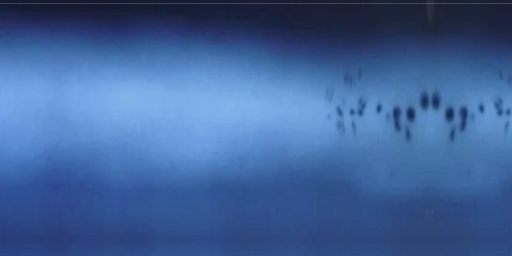
#> input picture data/reviewed/WDXI/datasets2/images/00026.png, 512 x 256 px, found by its file name; its folder holds 4 pictures in this run
$ jupyter execute --allow-errors REPORT.ipynb
#> lines starting #> are read from the running program, lines starting #| are printed output that depends on the picture
# Welding Defect Dataset Report

[cell 1]
import os
import cv2
import numpy as np
import matplotlib.pyplot as plt
import pandas as pd
import random

### Set Dataset Path

[cell 2]
image_path = r"D:\Project\Welding Deductor\datasets2\datasets2\images"
label_path = r"D:\Project\Welding Deductor\datasets2\datasets2\labels"

### Total Count of Image and Labels

[cell 3]
image_files = sorted(os.listdir(image_path))
#> (the rest of this cell did not finish here and is left out)

### Check Sample Image and Mask Properties

[cell 4]
sample_img = cv2.imread(os.path.join(image_path, image_files[0]))
#> sample_img is the input picture: shape (256, 512, 3); mean B, G, R 152.5, 98, 63.3
#> (the rest of this cell did not finish here and is left out)

### Visualize Image and Mask

[cell 5]
plt.figure(figsize=(12,5))

plt.subplot(1,2,1)
plt.imshow(cv2.cvtColor(sample_img, cv2.COLOR_BGR2RGB))
plt.title("Welding Image")
plt.axis("off")

plt.subplot(1,2,2)
#> (the rest of this cell did not finish here and is left out)

### Overlay Mask on Image

[cell 6]
overlay = sample_img.copy()
#> (the rest of this cell did not finish here and is left out)

### Dataset Statistics

[cell 7]
image_shapes = []
defect_percentages = []

#> (the rest of this cell did not finish here and is left out)

### Dataset Summary Table

#> (a cell that did not finish here is left out)

### Defect Percentage Distribution

[cell 9]
plt.figure(figsize=(8,5))
plt.hist(defect_percentages, bins=20)
plt.title("Defect Percentage Distribution")
plt.xlabel("Defect %")
plt.ylabel("Number of Images")
plt.show()
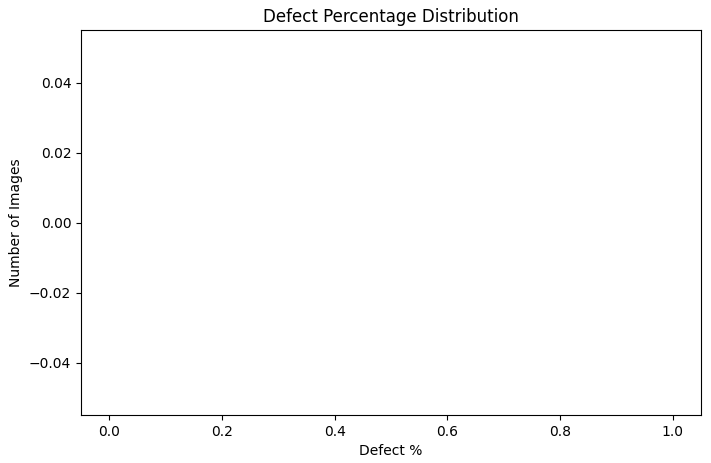
#> figure drawn by matplotlib, 1 panel
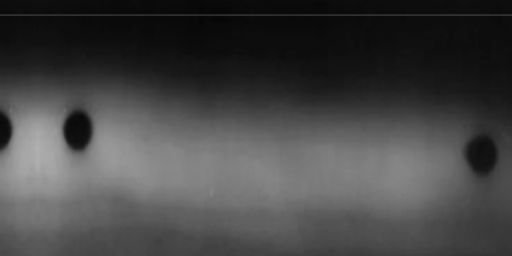
#> input picture data/reviewed/WDXI/datasets2/images/00092.png, 512 x 256 px, found by its file name
#> further down, img is the input picture: shape (256, 512, 3); min 6, max 176, mean 68.2

### Images with Highest Defects

#> (a cell that did not finish here is left out)

### Random Samples

[cell 11]
random_samples = random.sample(range(len(image_files)), 3)

#> (the rest of this cell did not finish here and is left out)
